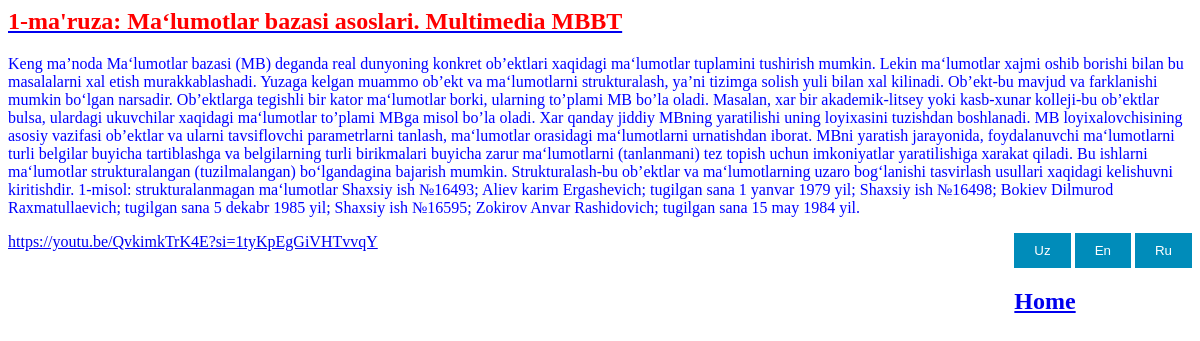
The page /multimediya/info/ on the database its author committed.
### myapp/models.py (models this page shows, shortened)
class Multimedia(models.Model):
    name = models.CharField(max_length=255)
    description = models.TextField()
    url = models.URLField()

### myapp/views.py (the view)
# urls.py: path('info/', InfoPageView.as_view(), name='info'),
class InfoPageView(TemplateView):
    def get(self, request):
        themes = request.GET.get('themes')
        if themes is None:
            themes = 1
        context = {}
        context['data'] = Multimedia.objects.filter(id=themes)
        return render(request, 'info.html', context)

### templates/info.html (shortened to what this page needs)
{% extends 'en_uz_ru.html' %}

### templates/en_uz_ru.html (shortened to what this page needs)
<html lang="en">
<head>
</head>
<body style="background-color: white;">
{% for i in data %}
    <a href="{% url 'home' %}"><h2 style="color: red;">{{ i.id }}{{ i.name }}</h2></a>
    <p style="color: blue;">{{ i.description }}</p>
    <a href="{{ i.url }}">{{ i.url }}</a>
{% endfor %}
<div style="float: right">
    <button class="button-animation" onclick="setLang('uz')">Uz</button>
    <button class="button-animation" onclick="setLang('en')">En</button>
    <button class="button-animation" onclick="setLang('ru')">Ru</button>
    <h2><a href="{% url 'base' %}">Home</a></h2>
</body>
</html>

### templates/en_uz_ru.html (style rules this page uses)
.button-animation { background-color: #008CBA; color: white; padding: 10px 20px; border: none; cursor: pointer; transition: background-color 0.3s ease; }
.button-animation { animation: pulse 0.8s infinite; }

### rows shown on the page
Multimedia: id "1", name "-ma'ruza: Ma‘lumotlar bazasi asoslari. Multimedia MBBT", description "Keng ma’noda Ma‘lumotlar bazasi (MB) deganda real dunyoning konkret ob’ektlari xaqidagi ma‘lumotlar tuplamini tushirish mumkin. Lekin ma‘lumotlar xajmi oshib borishi bilan bu masalalarni xal etish murakkablashadi. Yuzaga kelgan muammo ob’ekt va ma‘lumotlarni strukturalash, ya’ni tizimga solish yuli bilan xal kilinadi. Ob’ekt-bu mavjud va farklanishi mumkin bo‘lgan narsadir. Ob’ektlarga tegishli bir kator ma‘lumotlar borki, ularning to’plami MB bo’la oladi. Masalan, xar bir akademik-litsey yoki kasb-xunar kolleji-bu ob’ektlar bulsa, ulardagi ukuvchilar xaqidagi ma‘lumotlar to’plami MBga misol bo’la oladi. Xar qanday jiddiy MBning yaratilishi uning loyixasini tuzishdan boshlanadi. MB…", url "https://youtu.be/QvkimkTrK4E?si=1tyKpEgGiVHTvvqY"
